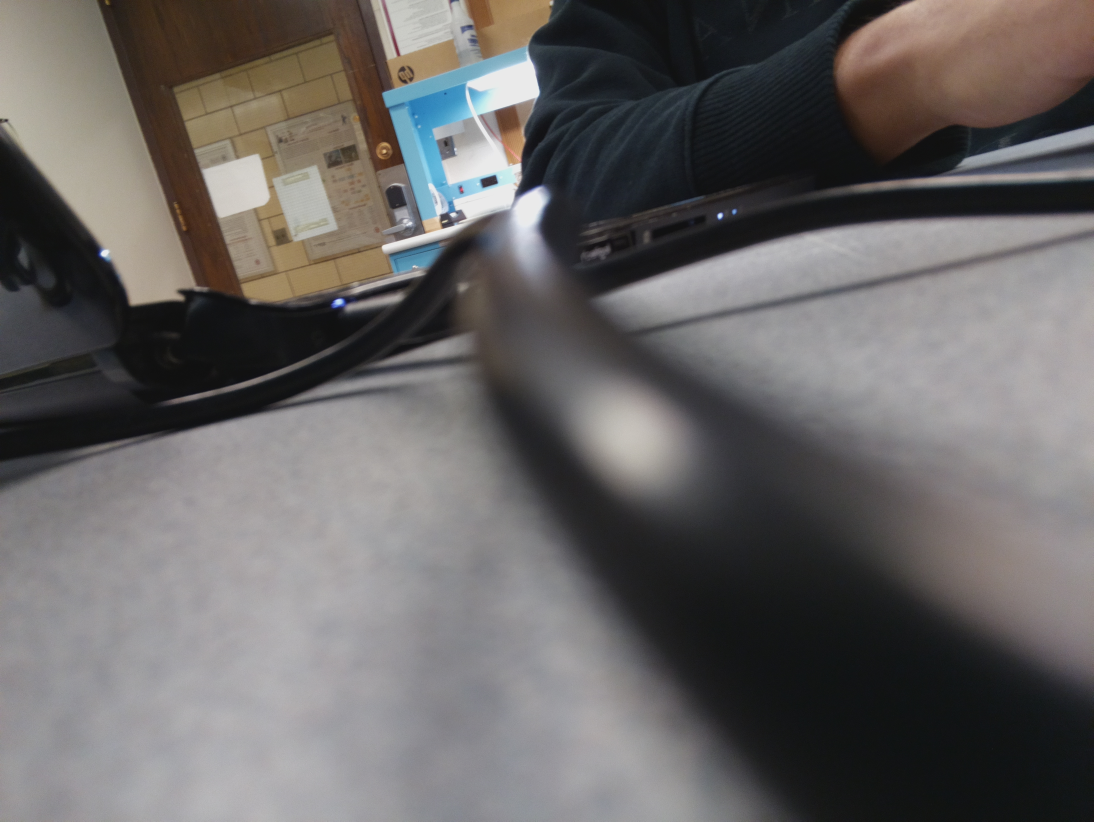
#> input picture camera/.jpg, 3280 x 2464 px, given in place of .jpg.jpg, which was not available (shown at 1/3 size)
$ python crop_template.py ../camera/.jpg 100 100 ../camera/2017-10-31_1635.jpg
#> lines starting #> are read from the running program, lines starting #| are printed output that depends on the picture
from PIL import Image
import sys, math, ast
from datetime import datetime

'''
    This program crops an image located at where the variable 'path' specifies (Camera folder). Resulting cropped image is saved at
   'save_to' variable . The cropped image will be named as its original name plus the '_cropped.jpg'string.

    Inputs: $python crop.py <file_name> <width> <height> <[x,y]>
	    file_name: This is the name of the file without the file type extension (i.e. .jpg)
            Width: The width of the template we want to crop (y axis). Integer
            Height: The height of the template we want to crop (x axis). Integer
            [x,y]: Center point where we would like to crop around. Integer array

    Inputs: $python crop.py <file_name>
           width = x_center
           height = y_center
    	   xy = [x_center,y_center]

    If there are not inputs:
	   Same as previous settings but file_name = "test1.jpg"


'''
t1 = datetime.now()

# Path variables
path = "/home/pi/Documents/access/camera/"  # path without image name
save_to = "/home/pi/Documents/access/camera/"  # "" for same directory
# cropped_img_name="crop_test.jpg"


# Initializing settings:
#   Read if there are inputs from command line
if len(sys.argv) == 5:  # meaning that we have 4 inputs from command line 'filename width height [x,y]'

    # Meaning  that we have only one input so it has only the name of the file
    # print("One input detected. Using input as the file name and using default cropping settings")
    file_name = sys.argv[1]
    width = int(sys.argv[2])
    height = int(sys.argv[3])
    # xy = sys.argv[4]
    # xy = ast.literal_eval(xy)  # '[1,2]' --> [1,2]
    # Load image:
    path = path + file_name + ".jpg"  # assuming jpg extension which is the one that we use when we take a picture
    img = Image.open(path)
#> img is the input picture: PIL image 3280x2464 RGB; mean R, G, B 104.1, 101.2, 100.6
    xsize, ysize = img.size
#> xsize = 3280; ysize = 2464
    # print(str(xsize))
    # print(str(ysize))
    x_center = math.ceil(xsize / 2)  # check ceil
#> x_center = 1640
    y_center = math.ceil(ysize / 2)  # check ceil
#> y_center = 1232
    width = x_center
#> width = 1640
    height = y_center
#> height = 1232
    xy = [x_center, y_center]
#> xy = [1640, 1232]


elif len(sys.argv) == 2:
    # Meaning  that we have only one input so it has only the name of the file
    # print("One input detected. Using input as the file name and using default cropping settings")
    file_name = sys.argv[1]
    # Load image:
    path = path + file_name + ".jpg"  # assuming jpg extension which is the one that we use when we take a picture
    img = Image.open(path)
    xsize, ysize = img.size
    # print(str(xsize))
    # print(str(ysize))
    x_center = math.ceil(xsize / 2)  # check ceil
    y_center = math.ceil(ysize / 2)  # check ceil
    width = x_center
    height = y_center
    xy = [x_center, y_center]
else:
    # no inputs at command line
    print("No inputs detected. Using default values. Using filename = 'test1.jpg'")
    file_name = "test1"
    # Load image:
    path = path + file_name + ".jpg"  # assuming jpg extension which is the one that we use when we take a picture
    img = Image.open(path)
    xsize, ysize = img.size
    # print(str(xsize))
    # print(str(ysize))
    x_center = math.ceil(xsize / 4)
    y_center = math.ceil(ysize / 4)
    width = x_center
    height = y_center
    xy = [x_center, y_center]

# Verify cropping coordinates
print("------------------------ Image Processing ------------------------")
print(" -> Cropping image: " + file_name)
x_i = math.ceil(xy[0] - width / 4) # change it to divide by 4 (before 2)
#> x_i = 1230
if x_i < 0: x_i = 0
y_i = math.ceil(xy[1] - height / 4)
#> y_i = 924
if y_i < 0: y_i = 0
x_f = math.ceil(xy[0] + width / 4)
#> x_f = 2050
if x_f > xsize: x_f = xsize
y_f = math.ceil(xy[1] + height / 4)
#> y_f = 1540
if y_f > ysize: y_f = ysize

img2 = img.crop(
    (
        x_i,
        y_i,
        x_f,
        y_f
    )
)
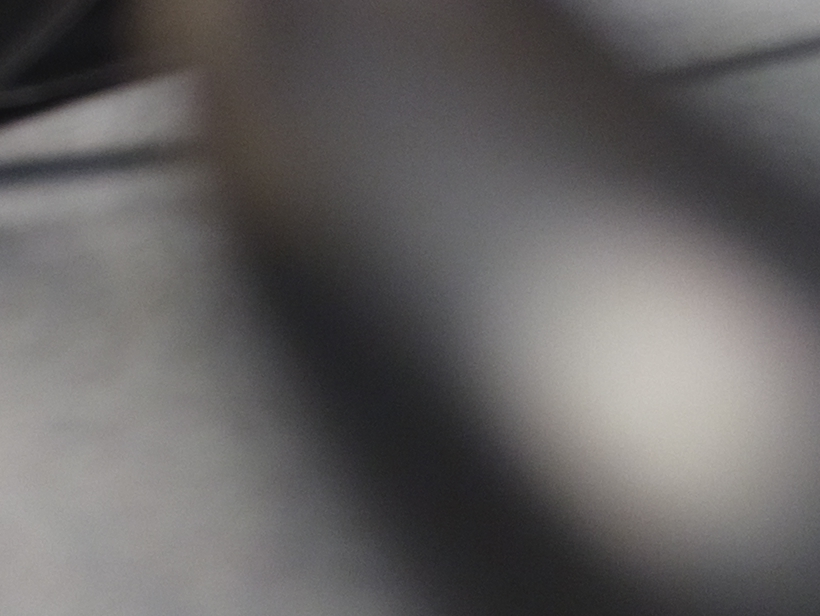
#> img2: PIL image 820x616 RGB; mean R, G, B 100.9, 98.4, 98.2
# img2 = img.crop((0, 0, xSize/2, ySize/2))
#cropped_img_name = file_name + "_cropped.jpg"
cropped_img_name = "template.jpg"
img2.save(save_to + cropped_img_name)

t2 = datetime.now()
delta = t2 - t1  # - timedelta(seconds=10) # 10 seconds of showing Red or Green LEDs
print("Total Runtime (Cropping template):" + str(delta.seconds) + " s")

$ run again, on camera/2017-11-17_1641.jpg
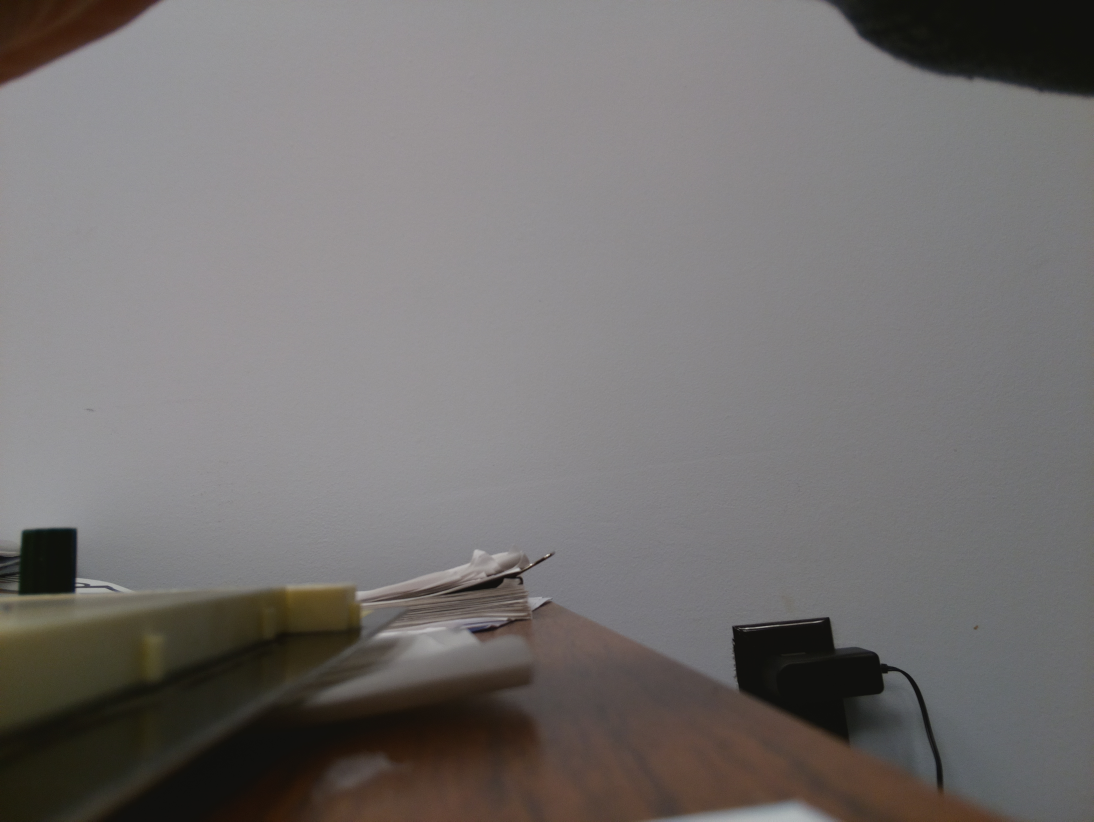
#> input picture camera/2017-11-17_1641.jpg, 3280 x 2464 px, given in place of 2017-11-17_1641.jpg.jpg, which was not available (shown at 1/3 size)
#> img is the input picture: PIL image 3280x2464 RGB; mean R, G, B 116.8, 113.6, 112.8
#> `img2 = img.crop( ( x_i, y_i, x_f, y_f ) )`:
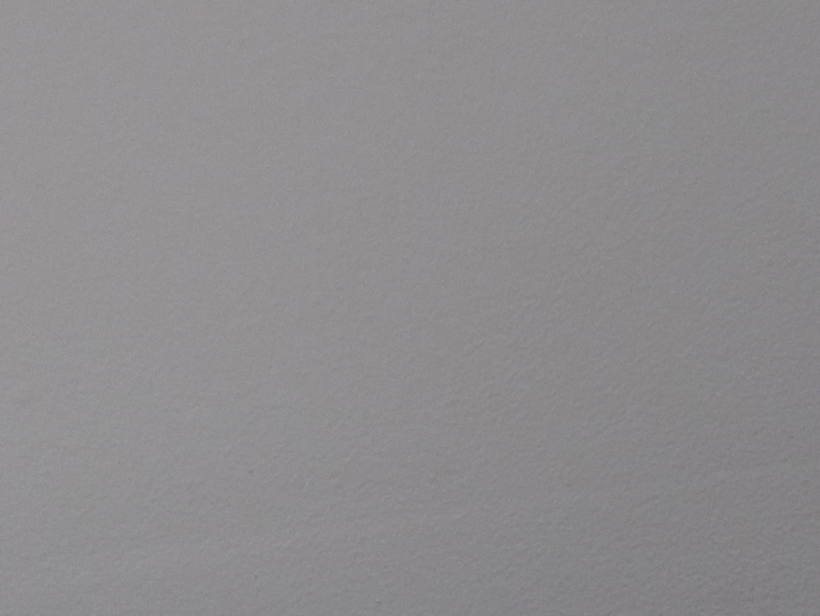
#> img2: PIL image 820x616 RGB; mean R, G, B 141.8, 140.1, 142.1
